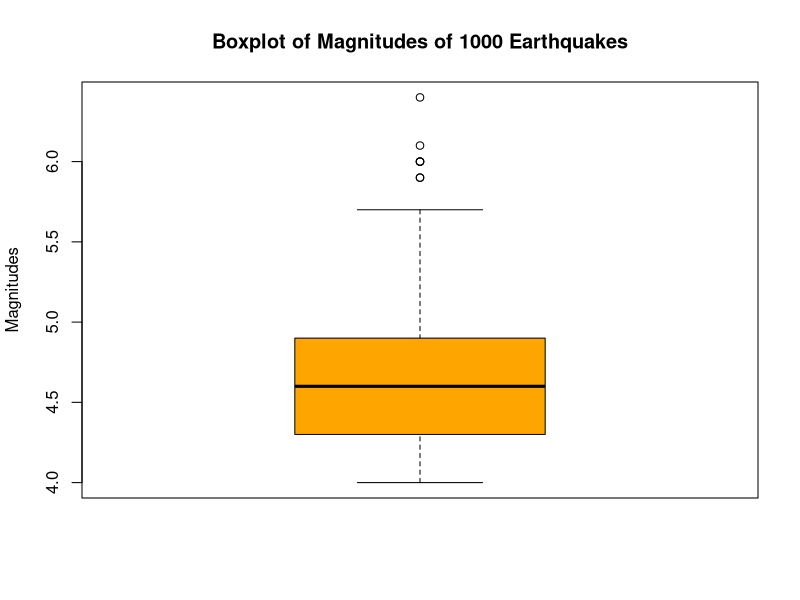
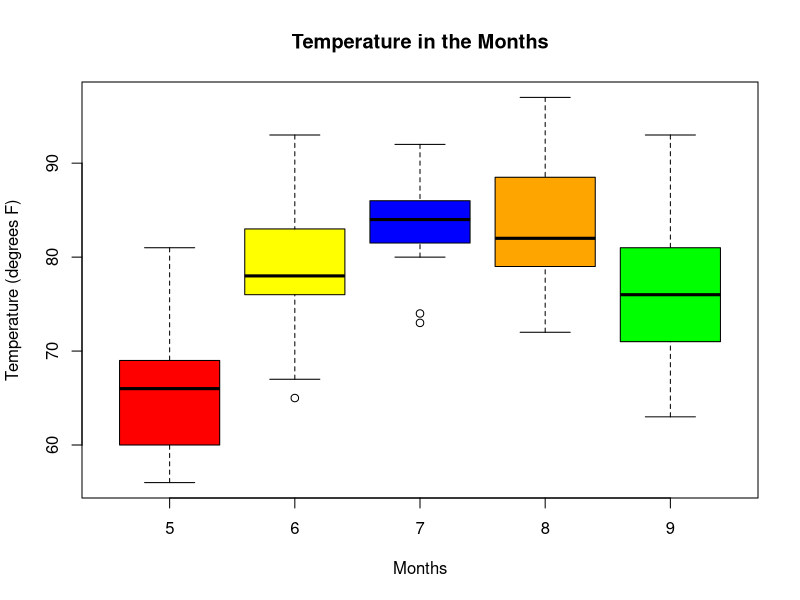

Write R code to recreate these figures, in order.
## ---- chunk 1
quakes
summary(quakes)
sapply(quakes, class)
## ---- chunk 2
boxplot(quakes$mag,
        main = "Boxplot of Magnitudes of 1000 Earthquakes",
        ylab = "Magnitudes",
        col = "orange")
## ---- chunk 3
# boxplots of the numeric variable broken out by factor levels
# here numeric variable is temperature and factor levels are month

boxplot(airquality$Temp ~ airquality$Month,
        main = "Temperature in the Months",
        xlab = "Months",
        ylab = "Temperature (degrees F)",
        col = c("red", "yellow", "blue", "orange", "green"))
